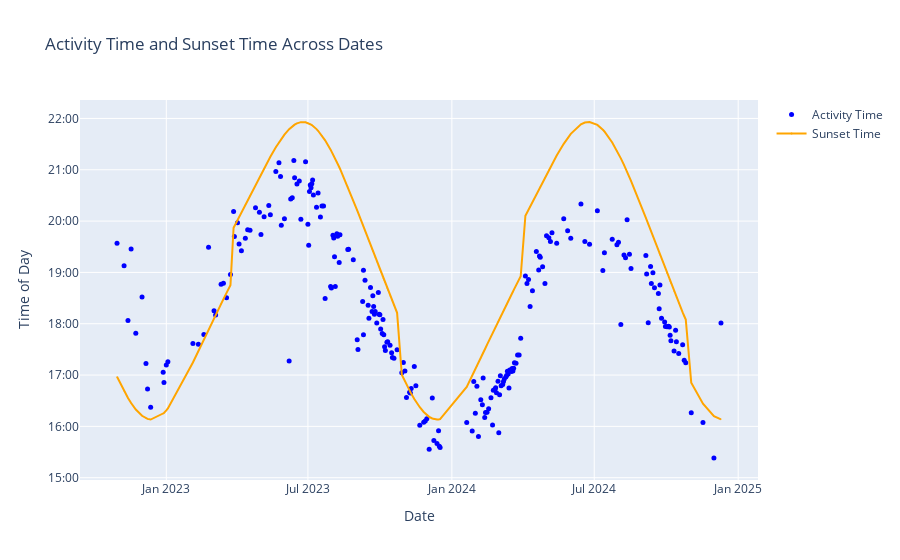

The notebook cell this image was saved under:
### Code cell
# Create the figure
fig = go.Figure()

# Add scatter plot for Activity Time
fig.add_trace(go.Scatter(
    x=br_merged_df.index,
    y=br_merged_df['Time_seconds'],
    mode='markers',
    #marker=dict(size=5),
    name='Activity Time',
    text=br_merged_df['Time'],
    customdata=br_merged_df.index,
    hovertemplate='Date: %{customdata}<br>Activity Time: %{text}',
    marker=dict(size=5,color='blue')
))

# Add scatter plot for Sunset Time with lines and markers
fig.add_trace(go.Scatter(
    x=br_merged_df.index,
    y=br_merged_df['Sunset_Time_Seconds'],
    mode='lines+markers',
    name='Sunset Time',
    text=br_merged_df['Sunset_Time'].apply(lambda x: str(x).split('.')[0]),
    customdata=br_merged_df.index,
    hovertemplate='Date: %{customdata}<br>Sunset Time: %{text}',
    marker=dict(size=1,color='orange')
))

# Update layout
fig.update_layout(
    title='Activity Time and Sunset Time Across Dates',
    xaxis_title='Date',
    yaxis_title='Time of Day',
    yaxis=dict(
        tickformat='%H:%M',
        tickvals=[i * 3600 for i in range(24)],
        ticktext=[f'{i:02}:00' for i in range(24)]
    ),
    hovermode='closest'
)

# Show the plot
fig.show()

### Figure 1 — Plotly figure (JSON) as saved in the notebook; plotly's stock layout.template omitted (floating-point values rounded to 4 significant figures; data arrays with more than 128 entries replaced by an {"elided": "..."} marker saying what was removed)
{"data": [{"customdata": {"elided": "234 str values"}, "hovertemplate": "Date: %{customdata}<br>Activity Time: %{text}", "marker": {"color": "blue", "size": 5}, "mode": "markers", "name": "Activity Time", "text": {"elided": "234 str values"}, "type": "scatter", "x": {"elided": "234 str values"}, "y": {"elided": "234 int values"}}, {"customdata": {"elided": "234 str values"}, "hovertemplate": "Date: %{customdata}<br>Sunset Time: %{text}", "marker": {"color": "orange", "size": 1}, "mode": "lines+markers", "name": "Sunset Time", "text": {"elided": "234 str values"}, "type": "scatter", "x": {"elided": "234 str values"}, "y": {"elided": "234 int values"}}], "layout": {"hovermode": "closest", "title": {"text": "Activity Time and Sunset Time Across Dates"}, "xaxis": {"title": {"text": "Date"}}, "yaxis": {"tickformat": "%H:%M", "ticktext": ["00:00", "01:00", "02:00", "03:00", "04:00", "05:00", "06:00", "07:00", "08:00", "09:00", "10:00", "11:00", "12:00", "13:00", "14:00", "15:00", "16:00", "17:00", "18:00", "19:00", "20:00", "21:00", "22:00", "23:00"], "tickvals": [0, 3600, 7200, 10800, 14400, 18000, 21600, 25200, 28800, 32400, 36000, 39600, 43200, 46800, 50400, 54000, 57600, 61200, 64800, 68400, 72000, 75600, 79200, 82800], "title": {"text": "Time of Day"}}}}
